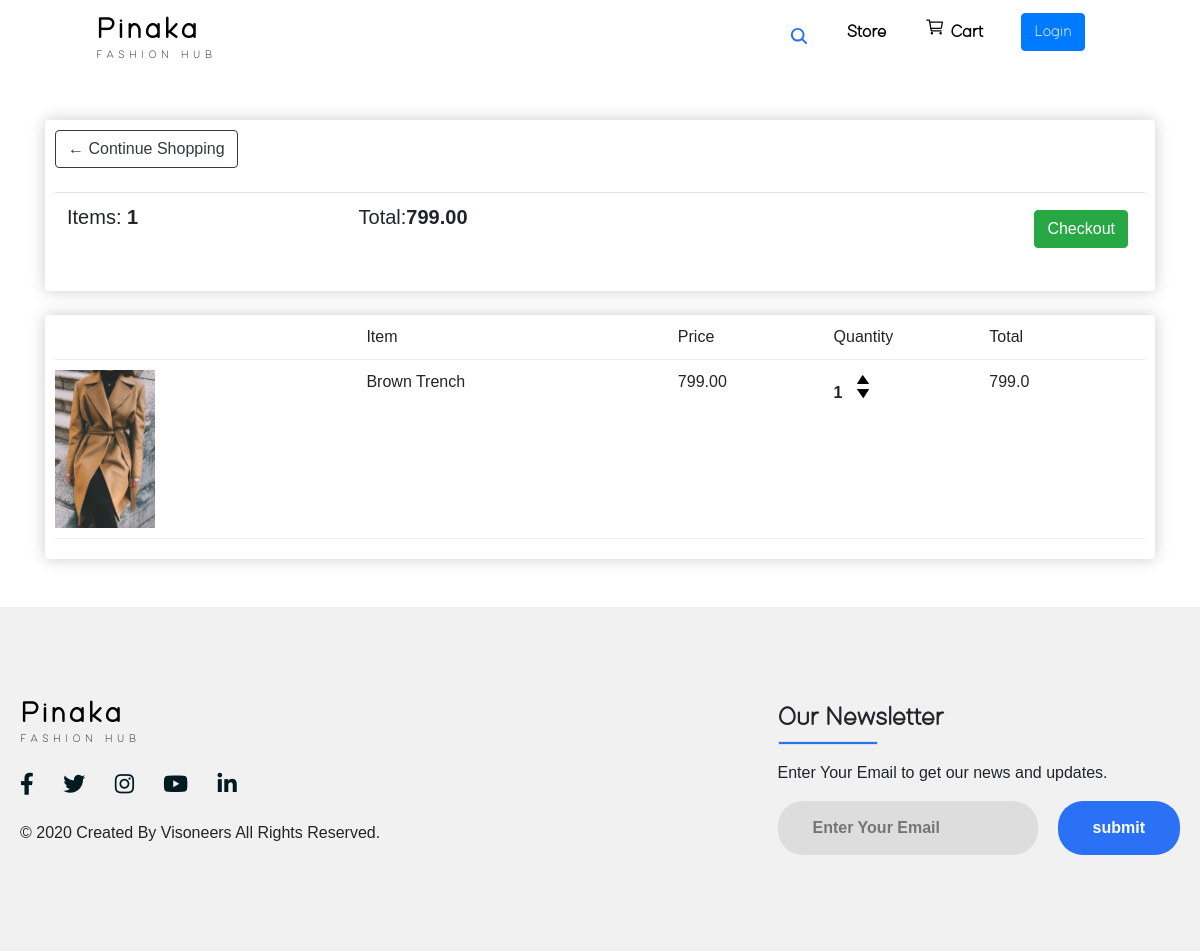
Page /cart/ (signed in) on the earlier database version.
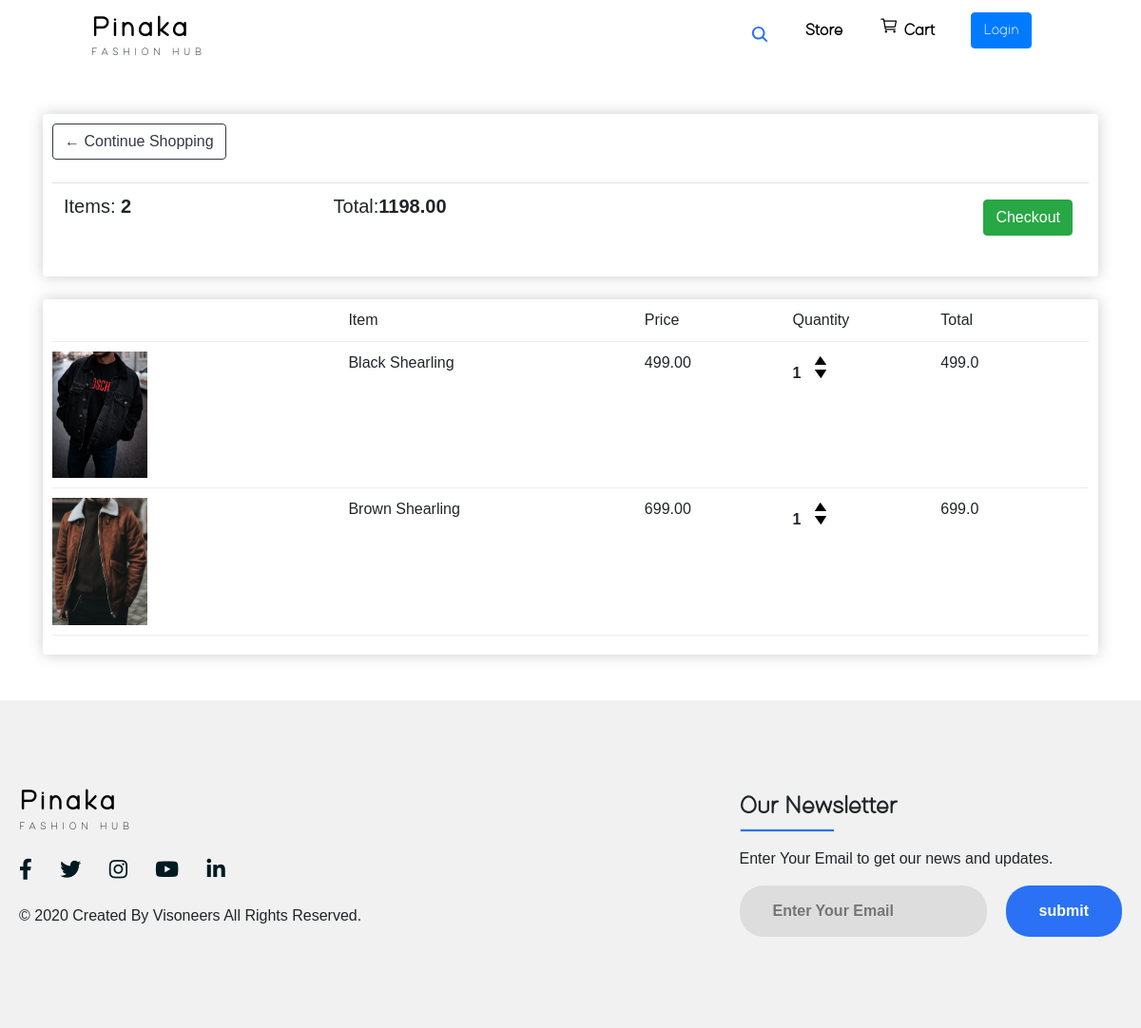
Same page on the later database version.
### store/models.py (models this page shows, shortened)
class Order(models.Model):
    customer=models.ForeignKey(Customer,on_delete=models.SET_NULL,blank=True,null=True)
    date_orderd=models.DateTimeField(auto_now_add=True)
    complete=models.BooleanField(default=False,null=True,blank=False)
    transaction_id=models.CharField(max_length=200,null=True)
    @property
    def get_cart_total(self):
        orderitems =self.orderitem_set.all()
        total=sum([item.get_total for item in orderitems])
        return total
    @property
    def get_cart_items(self):
        orderitems =self.orderitem_set.all()
        total=sum([item.quantity for item in orderitems])
        return total

class OrderItem(models.Model):
    product=models.ForeignKey(Product,on_delete=models.SET_NULL,blank=True,null=True)
    order=models.ForeignKey(Order,on_delete=models.SET_NULL,blank=True,null=True)
    quantity=models.IntegerField(default=0,null=True,blank=True)
    date_added=models.DateTimeField(auto_now_add=True)
    @property
    def get_total(self):
        total=self.product.price*self.quantity
        return total

class Product(models.Model):
    name=models.CharField(max_length=200,null=True)
    price=models.FloatField()
    digital=models.BooleanField(default=False,null=True,blank=False)
    image=models.ImageField(null=True,blank=True)
    @property
    def imageURL(self):
        try:
            url=self.image.url #chk
        except:
            url=' '
        return url

### store/views.py (the view)
# urls.py: path('cart/',views.cart,name="cart"),
def cart(request):
    if request.user.is_authenticated:
        customer=request.user.customer
        order,created=Order.objects.get_or_create(customer=customer,complete=False)
        items=order.orderitem_set.all()
        cartItems=order.get_cart_items
    else:
        items=[]
        order={'get_cart_total':0,'get_cart_items':0,'shipping':False}
        cartItems=order['get_cart_items']
    context={'items':items,'order':order,'get_cart_items':0}
    return render(request,'store/cart.html',context)

### store/templates/store/cart.html
{% extends 'store/main.html' %}
{% load static %}
{% block content %}
<div class="container">
    <br><br>
    <div class="row">
        <div class="col-lg-12">
            <div class="box-element">
                <a class="btn btn-outline-dark" href="{% url 'store'%}">&#x2190; Continue Shopping</a>
                <br>
                <br>
               <table class="table">
                   <tr>
                       <th><h5>Items: <strong>{{order.get_cart_items}}</strong></h5></th>
                       <th><h5>Total:<strong>{{order.get_cart_total|floatformat:2}}</strong></h5></th>
                       <th>
                        <a style="float:right; margin:5px" class="btn btn-success" href="{% url 'checkout'%}">Checkout</a>
                     </th>
                   </tr>
                </table>
            </div>
            <br>
            <div class="box-element">
                <div class="cart-row">
                    <div style="flex:2"></div>
                    <div style="flex:2">Item</div>
                    <div style="flex:1">Price</div>
                    <div style="flex:1">Quantity</div>
                    <div style="flex:1">Total</div>
                </div>
                {% for item in items %}
            <div class="cart-row">
                    <div style="flex:2"><img class="row-image"src="{{item.product.imageURL}}"></div>
                    <div style="flex:2">{{item.product.name}}</div>
                    <div style="flex:1">{{item.product.price|floatformat:2}}</div>
                    <div style="flex:1">
                        <p class="quantity">{{item.quantity}}</p>
                        <div class="quantity">
                            <img data-product={{item.product.id}} data-action="add" class="chg-quantity update-cart" src="{% static  'images/uparrow.png' %}">
                            <img data-product={{item.product.id}} data-action="remove" class="chg-quantity update-cart" src="{% static  'images/downarrow.png' %}">
                        </div>
                    </div>
                    <div style="flex:1">{{item.get_total}}</div>
            </div>
            {% endfor %}
            </div>
        </div>
    </div>
</div>
{% endblock content %}

Differences in the rows shown:
no longer on this page (row edited): Order: get_cart_items "1", get_cart_total "799.00"
no longer on this page (row unchanged): OrderItem: product.imageURL (picture), product.name "Brown Trench", product.price "799.00", quantity "1", get_total "799.0"
added Order: get_cart_items "2", get_cart_total "1198.00"
added OrderItem: product.imageURL (picture), product.name "Black Shearling", product.price "499.00", quantity "1", get_total "499.0"
added OrderItem: product.imageURL (picture), product.name "Brown Shearling", product.price "699.00", quantity "1", get_total "699.0"
